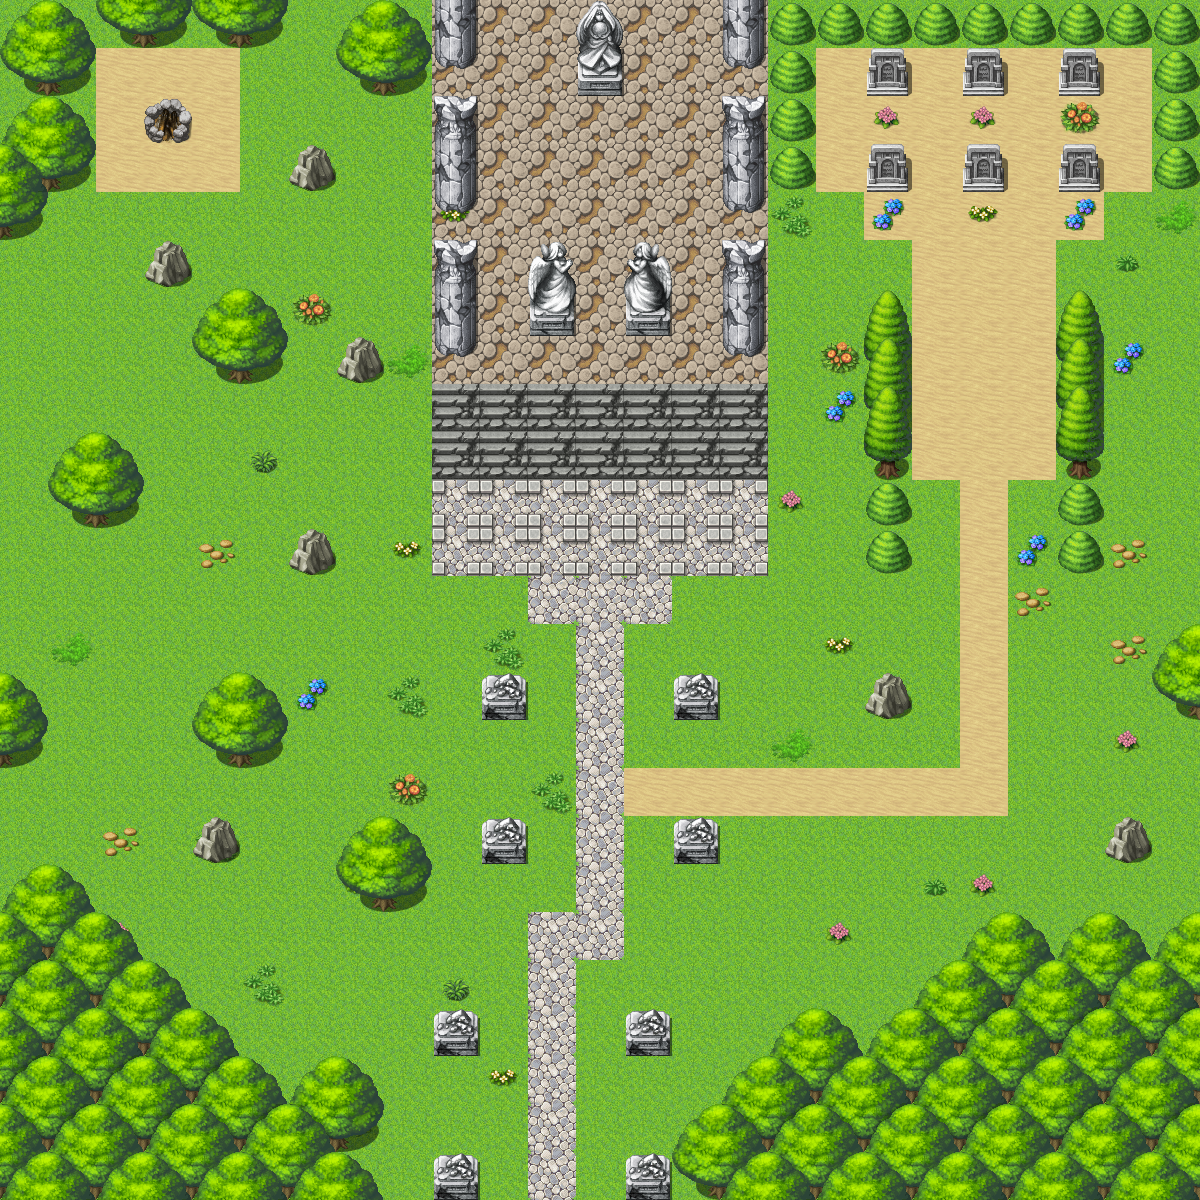

This is a level from a 2D game, rendered from its Tiled map with the project's own tilesets. A one-line summary and the map file follow, with tile-layer data summarised:
An orthogonal 25x25 tile map with 48x48 px tiles, 3 tile layers (soil, soilDeco, objects), 4 tilesets.

<map version="1.4" tiledversion="1.4.0" orientation="orthogonal" renderorder="right-down" width="25" height="25" tilewidth="48" tileheight="48" infinite="0" nextlayerid="4" nextobjectid="1">
 <tileset firstgid="1" name="Outside_A2" tilewidth="48" tileheight="48" tilecount="192" columns="16">
  <image source="RPG MG/images/tileset/Outside_A2.png" width="768" height="576" />
 </tileset>
 <tileset firstgid="193" name="Inside_C" tilewidth="48" tileheight="48" tilecount="256" columns="16">
  <image source="RPG MG/images/tileset/Inside_C.png" width="768" height="768" />
  <tile id="89">
   <properties>
    <property name="collides" type="bool" value="true" />
   </properties>
  </tile>
  <tile id="90">
   <properties>
    <property name="collides" type="bool" value="true" />
   </properties>
  </tile>
  <tile id="91">
   <properties>
    <property name="collides" type="bool" value="true" />
   </properties>
  </tile>
  <tile id="105">
   <properties>
    <property name="collides" type="bool" value="true" />
   </properties>
  </tile>
  <tile id="106">
   <properties>
    <property name="collides" type="bool" value="true" />
   </properties>
  </tile>
  <tile id="107">
   <properties>
    <property name="collides" type="bool" value="true" />
   </properties>
  </tile>
  <tile id="109">
   <properties>
    <property name="collides" type="bool" value="true" />
   </properties>
  </tile>
  <tile id="126">
   <properties>
    <property name="collides" type="bool" value="true" />
   </properties>
  </tile>
  <tile id="127">
   <properties>
    <property name="collides" type="bool" value="true" />
   </properties>
  </tile>
  <tile id="142">
   <properties>
    <property name="collides" type="bool" value="true" />
   </properties>
  </tile>
  <tile id="143">
   <properties>
    <property name="collides" type="bool" value="true" />
   </properties>
  </tile>
  <tile id="158">
   <properties>
    <property name="collides" type="bool" value="true" />
   </properties>
  </tile>
  <tile id="159">
   <properties>
    <property name="collides" type="bool" value="true" />
   </properties>
  </tile>
 </tileset>
 <tileset firstgid="449" name="Outside_A5" tilewidth="48" tileheight="48" tilecount="128" columns="8">
  <image source="RPG MG/images/tileset/Outside_A5.png" width="384" height="768" />
 </tileset>
 <tileset firstgid="577" name="Outside_B" tilewidth="48" tileheight="48" tilecount="256" columns="16">
  <image source="RPG MG/images/tileset/Outside_B.png" width="768" height="768" />
  <tile id="151">
   <properties>
    <property name="collides" type="bool" value="true" />
   </properties>
  </tile>
  <tile id="164">
   <properties>
    <property name="collides" type="bool" value="true" />
   </properties>
  </tile>
  <tile id="182">
   <properties>
    <property name="collides" type="bool" value="true" />
   </properties>
  </tile>
  <tile id="183">
   <properties>
    <property name="collides" type="bool" value="true" />
   </properties>
  </tile>
  <tile id="197">
   <properties>
    <property name="collides" type="bool" value="true" />
   </properties>
  </tile>
  <tile id="198">
   <properties>
    <property name="collides" type="bool" value="true" />
   </properties>
  </tile>
  <tile id="226">
   <properties>
    <property name="collides" type="bool" value="true" />
   </properties>
  </tile>
  <tile id="227">
   <properties>
    <property name="collides" type="bool" value="true" />
   </properties>
  </tile>
  <tile id="240">
   <properties>
    <property name="collides" type="bool" value="true" />
   </properties>
  </tile>
  <tile id="241">
   <properties>
    <property name="collides" type="bool" value="true" />
   </properties>
  </tile>
  <tile id="242">
   <properties>
    <property name="collides" type="bool" value="true" />
   </properties>
  </tile>
  <tile id="243">
   <properties>
    <property name="collides" type="bool" value="true" />
   </properties>
  </tile>
 </tileset>
 <layer id="1" name="soil" width="25" height="25">
  <data>[625 cells, 625 non-empty, 6 distinct tile ids]</data>
 </layer>
 <layer id="3" name="soilDeco" width="25" height="25">
  <data>[625 cells, 46 non-empty, 9 distinct tile ids]</data>
 </layer>
 <layer id="2" name="objects" width="25" height="25">
  <data>[625 cells, 198 non-empty, 25 distinct tile ids]</data>
 </layer>
</map>
